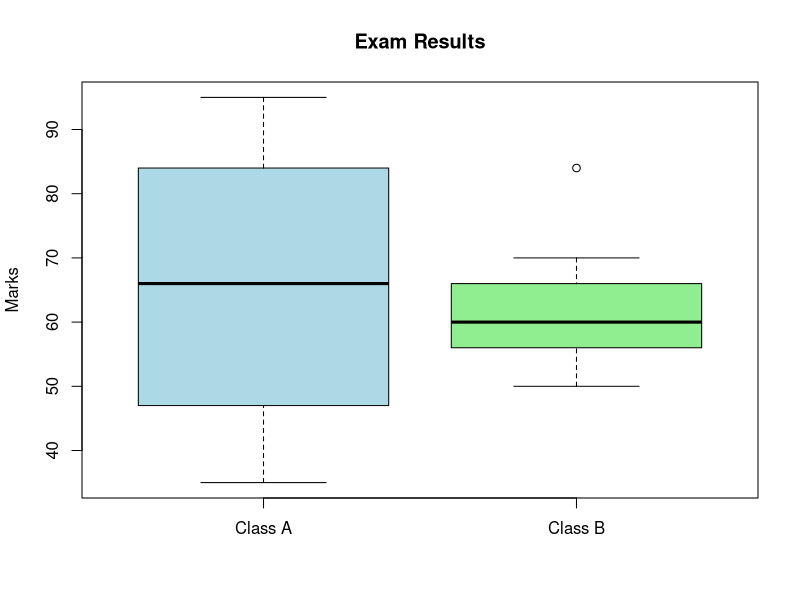

Write the R code that produced this figure.
A <- c(76,35,47,64,95,66,89,36,84)
B <- c(51,56,84,60,59,70,63,66,50)

# (i)
cat("Class A: mean", mean(A), " median", median(A), " range", diff(range(A)), "\n")
cat("Class B: mean", mean(B), " median", median(B), " range", diff(range(B)), "\n")

# (ii)
boxplot(A, B, names = c("Class A","Class B"),
        col = c("lightblue","lightgreen"),
        main = "Exam Results", ylab = "Marks")
